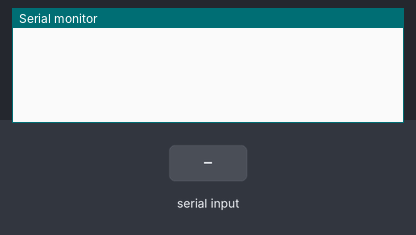
This sketch was run on a simulated Arduino Uno, built with avr-gcc and run on an emulated ATmega328P. Parts: the last lines printed to the serial monitor. The inputs (shaded band) are chosen by the test bench.

Above: at 1.2 s.
1.3 s: "s\n" received over Serial
At 2.4 s:
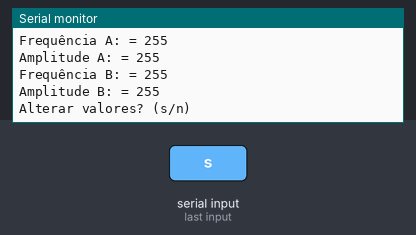
2.8 s: "90,45\n" received over Serial
At 3.2 s:
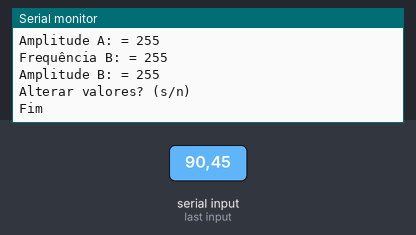

Measured:
- after the input at 1.3 s, the serial monitor: prints a new line at once (image 1)
- after the input at 2.8 s, the serial monitor: prints a new line at once (image 2)

The sketch:

tACS.ino
```cpp
#include <Wire.h>
#include <Adafruit_MCP4725.h>
#include <EEPROM.h>

Adafruit_MCP4725 dac;

const PROGMEM int16_t tabela_seno[500] = {
5, 10, 15, 21, 26, 31, 36, 41, 46, 51, 56, 62, 67, 72, 77, 82, 87, 92, 97, 102, 107, 112, 117, 122, 127, 131,
136, 141, 146, 151, 156, 160, 165, 170, 174, 179, 184, 188, 193, 197, 202, 206, 211, 215, 219, 224, 228, 232,
237, 241, 245, 249, 253, 257, 261, 265, 269, 273, 277, 280, 284, 288, 291, 295, 299, 302, 305, 309, 312, 316,
319, 322, 325, 328, 331, 334, 337, 340, 343, 346, 348, 351, 354, 356, 359, 361, 364, 366, 368, 371, 373, 375,
377, 379, 381, 383, 384, 386, 388, 389, 391, 393, 394, 395, 397, 398, 399, 400, 401, 402, 403, 404, 405, 406,
406, 407, 407, 408, 408, 409, 409, 409, 409, 409, 410, 409, 409, 409, 409, 409, 408, 408, 407, 407, 406, 406,
405, 404, 403, 402, 401, 400, 399, 398, 397, 395, 394, 393, 391, 389, 388, 386, 384, 383, 381, 379, 377, 375,
373, 371, 368, 366, 364, 361, 359, 356, 354, 351, 348, 346, 343, 340, 337, 334, 331, 328, 325, 322, 319, 316,
312, 309, 305, 302, 299, 295, 291, 288, 284, 280, 277, 273, 269, 265, 261, 257, 253, 249, 245, 241, 237, 232,
228, 224, 219, 215, 211, 206, 202, 197, 193, 188, 184, 179, 174, 170, 165, 160, 156, 151, 146, 141, 136, 131,
127, 122, 117, 112, 107, 102, 97, 92, 87, 82, 77, 72, 67, 62, 56, 51, 46, 41, 36, 31, 26, 21, 15, 10, 5, 0,
-5, -10, -15, -21, -26, -31, -36, -41, -46, -51, -56, -62, -67, -72, -77, -82, -87, -92, -97, -102, -107,
-112, -117, -122, -127, -131, -136, -141, -146, -151, -156, -160, -165, -170, -174, -179, -184, -188, -193,
-197, -202, -206, -211, -215, -219, -224, -228, -232, -237, -241, -245, -249, -253, -257, -261, -265, -269,
-273, -277, -280, -284, -288, -291, -295, -299, -302, -305, -309, -312, -316, -319, -322, -325, -328, -331,
-334, -337, -340, -343, -346, -348, -351, -354, -356, -359, -361, -364, -366, -368, -371, -373, -375, -377,
-379, -381, -383, -384, -386, -388, -389, -391, -393, -394, -395, -397, -398, -399, -400, -401, -402, -403,
-404, -405, -406, -406, -407, -407, -408, -408, -409, -409, -409, -409, -409, -410, -409, -409, -409, -409,
-409, -408, -408, -407, -407, -406, -406, -405, -404, -403, -402, -401, -400, -399, -398, -397, -395, -394,
-393, -391, -389, -388, -386, -384, -383, -381, -379, -377, -375, -373, -371, -368, -366, -364, -361, -359,
-356, -354, -351, -348, -346, -343, -340, -337, -334, -331, -328, -325, -322, -319, -316, -312, -309, -305,
-302, -299, -295, -291, -288, -284, -280, -277, -273, -269, -265, -261, -257, -253, -249, -245, -241, -237,
-232, -228, -224, -219, -215, -211, -206, -202, -197, -193, -188, -184, -179, -174, -170, -165, -160, -156,
-151, -146, -141, -136, -131, -127, -122, -117, -112, -107, -102, -97, -92, -87, -82, -77, -72, -67, -62, -56,
-51, -46, -41, -36, -31, -26, -21, -15, -10, -5, 0
};

volatile bool timer_flag = false;
uint16_t index_a = 0;
uint16_t index_b = 0;
int16_t sinal_a = 0;
int16_t sinal_b = 0;
int16_t saida = 0;
uint8_t freq_a = 0;
uint8_t freq_b = 0;
uint8_t ampl_a = 0;
uint8_t ampl_b = 0;
uint8_t modo = 0;

//interrupção do timer 1
ISR(TIMER1_COMPA_vect) {
  timer_flag = true;
}

//--------------funções------------------------


char menuarray[][15] = {
	"Modo 0=N/1=C:",
	"Frequência A:",
	"Amplitude A:",
  "Frequência B:",
	"Amplitude B:",
};

void menu() {
	for (int i = 0; i <= 4; i++) {
    String valor = String(EEPROM.read(i));
		Serial.print(menuarray[i]);
    Serial.print(" = ");
    Serial.println(valor);
	}
}

void le_eeprom(){
	modo = EEPROM.read(0);
	freq_a = EEPROM.read(1);
	ampl_a = EEPROM.read(2);
	freq_b = EEPROM.read(3);
	ampl_b = EEPROM.read(4);
}


//--------------funções------------------------

void setup(void) {

  cli();  //disable interrupts
//------------------------------------------------------------------------------
// Configura o timer 1 para 200μs
TCCR1A = 0;
TCCR1B = 0;
TCNT1 = 0;

//https://www.arduinoslovakia.eu/application/timer-calculator
// 5000 Hz (16000000/((49+1)*64))
  OCR1A = 49;
// CTC
  TCCR1B |= (1 << WGM12);
// Prescaler 64
  TCCR1B |= (1 << CS11) | (1 << CS10);
// Output Compare Match A Interrupt Enable
  TIMSK1 |= (1 << OCIE1A);
//-------------------------------------------------------------------------------
  sei();  //enable interrupts

  Serial.begin(9600);
  dac.begin(0x60);
  le_eeprom();

}

void loop(void) {

//--------Recebe parametros pela serial
if (Serial.available() > 0){
	String entrada = Serial.readStringUntil('\n');
	//if (entrada == "c"){
		menu();
		Serial.println("\nAlterar valores? (s/n)");
		while(Serial.available() == 0){}
		entrada = Serial.readStringUntil('\n');
		if (entrada == "s"){
			Serial.print("\n\n<<Digite os valores>>\n\n");
			for (int i = 0; i <= 4; i++) {
				bool valida = false;
				while(valida == false){
            Serial.print(menuarray[i]);
				    while(Serial.available() == 0){}
            entrada = Serial.readStringUntil('\n');
            if (entrada == ""){
              String valor = String(EEPROM.read(i));
              Serial.println(valor);
              valida = true;
            }
            else{
              Serial.println(entrada);
              uint8_t valor = (uint8_t)entrada.toInt();
              if (valor >= 0 && valor <= 255){
                EEPROM.write(i, valor);
                valida = true;
              }
              else{
                Serial.println("Valor incorreto!");
              }
            }
				}
			}
    }
	//}
  le_eeprom();
  Serial.println("Fim");
}

//--------incrementa os indices de acordo com as frequencias
  if (timer_flag == true) {
    timer_flag = false;
    index_a = index_a + (uint16_t)freq_a;
    index_b = index_b + (uint16_t)freq_b;

    if (index_a > 5000) {
      index_a = index_a - 5000;
    }
    if (index_b > 5000) {
      index_b = index_b - 5000;
    }

//--------lê os valores na tabela_seno
    sinal_a = pgm_read_word(&(tabela_seno[index_a/10])) * (int16_t)(ampl_a / 5);
    sinal_b = pgm_read_word(&(tabela_seno[index_b/10])) * (int16_t)(ampl_b / 5);

//--------calcula os sinais de acordo com o modo
    if (modo == 0){
      saida = sinal_a;
    }
    else if(modo == 1){
      if (sinal_a < 0) {
        saida = (int16_t)((((float)sinal_b + 819) * (float)sinal_a) / 1638);
      } else {
        saida = sinal_a;
      }
    }
    else if(modo == 2){
      if (sinal_a < 0) {
        saida = (int16_t)((((float)sinal_b + 819) * (float)sinal_a) / 1638);
      } else {
        saida = 0;
      }
    }


    dac.setVoltage((uint16_t)saida + 2048, false);
//--------calcula ondas

  }
}
```
